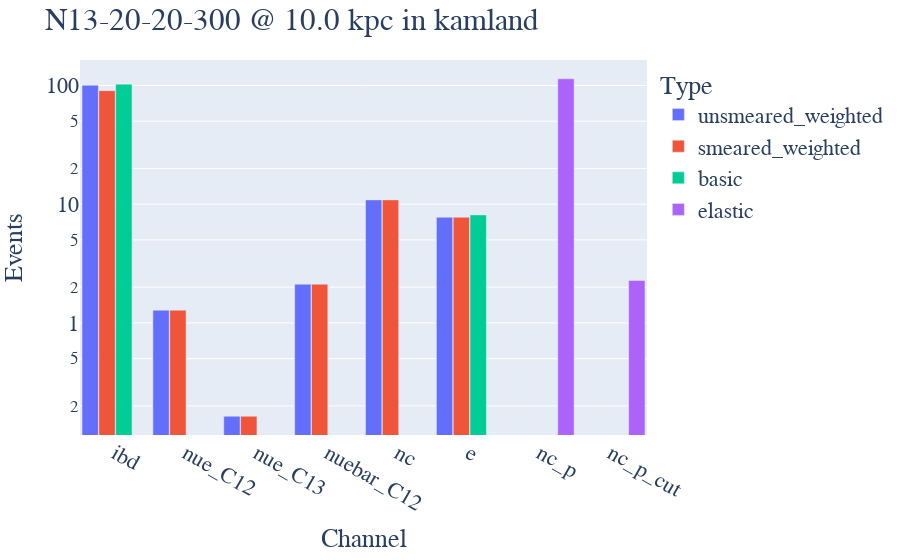

Notebook code for this chart:
### Code cell
totals = pnut.event_totals(sn, detector)
beer.bar_totals(sn, detector, totals)

### Figure 1 — Plotly figure (JSON) as saved in the notebook; plotly's stock layout.template omitted (floating-point values rounded to 4 significant figures)
{"data": [{"alignmentgroup": "True", "hovertemplate": "Type=unsmeared_weighted<br>Channel=%{x}<br>Events=%{y}<extra></extra>", "legendgroup": "unsmeared_weighted", "marker": {"color": "#636efa", "pattern": {"shape": ""}}, "name": "unsmeared_weighted", "offsetgroup": "unsmeared_weighted", "orientation": "v", "showlegend": true, "textposition": "auto", "type": "bar", "x": ["ibd", "nue_C12", "nue_C13", "nuebar_C12", "nc", "e"], "xaxis": "x", "y": [100.5, 1.28, 0.1636, 2.119, 10.87, 7.761], "yaxis": "y"}, {"alignmentgroup": "True", "hovertemplate": "Type=smeared_weighted<br>Channel=%{x}<br>Events=%{y}<extra></extra>", "legendgroup": "smeared_weighted", "marker": {"color": "#EF553B", "pattern": {"shape": ""}}, "name": "smeared_weighted", "offsetgroup": "smeared_weighted", "orientation": "v", "showlegend": true, "textposition": "auto", "type": "bar", "x": ["ibd", "nue_C12", "nue_C13", "nuebar_C12", "nc", "e"], "xaxis": "x", "y": [90.4, 1.28, 0.1635, 2.119, 10.87, 7.76], "yaxis": "y"}, {"alignmentgroup": "True", "hovertemplate": "Type=basic<br>Channel=%{x}<br>Events=%{y}<extra></extra>", "legendgroup": "basic", "marker": {"color": "#00cc96", "pattern": {"shape": ""}}, "name": "basic", "offsetgroup": "basic", "orientation": "v", "showlegend": true, "textposition": "auto", "type": "bar", "x": ["ibd", "e"], "xaxis": "x", "y": [102.6, 8.116], "yaxis": "y"}, {"alignmentgroup": "True", "hovertemplate": "Type=elastic<br>Channel=%{x}<br>Events=%{y}<extra></extra>", "legendgroup": "elastic", "marker": {"color": "#ab63fa", "pattern": {"shape": ""}}, "name": "elastic", "offsetgroup": "elastic", "orientation": "v", "showlegend": true, "textposition": "auto", "type": "bar", "x": ["nc_p", "nc_p_cut"], "xaxis": "x", "y": [113.9, 2.277], "yaxis": "y"}], "layout": {"bargap": 0.05, "bargroupgap": 0.03, "barmode": "group", "font": {"family": "Times New Roman", "size": 22}, "legend": {"title": {"text": "Type"}, "tracegroupgap": 0}, "margin": {"t": 60}, "title": {"text": "N13-20-20-300 @ 10.0 kpc in kamland"}, "xaxis": {"anchor": "y", "domain": [0, 1], "title": {"text": "Channel"}}, "yaxis": {"anchor": "x", "domain": [0, 1], "title": {"text": "Events"}, "type": "log"}}}
